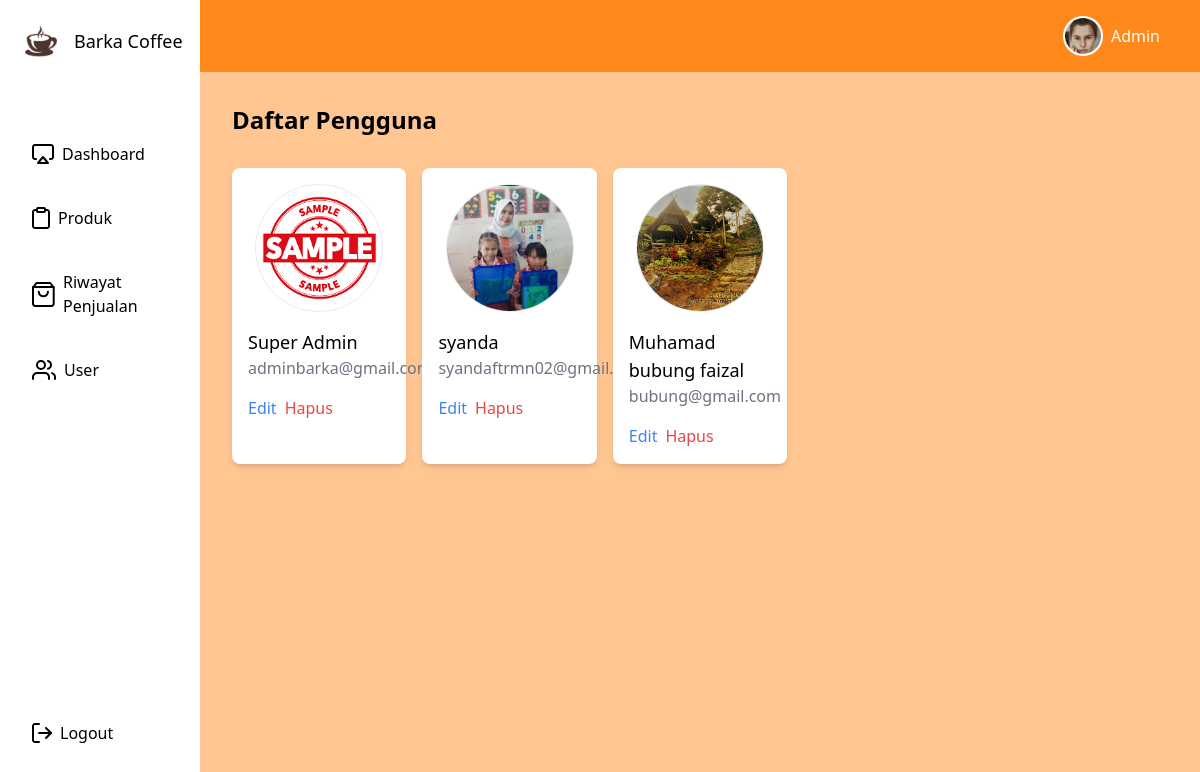
The app's page /index.php/main/users, older data.
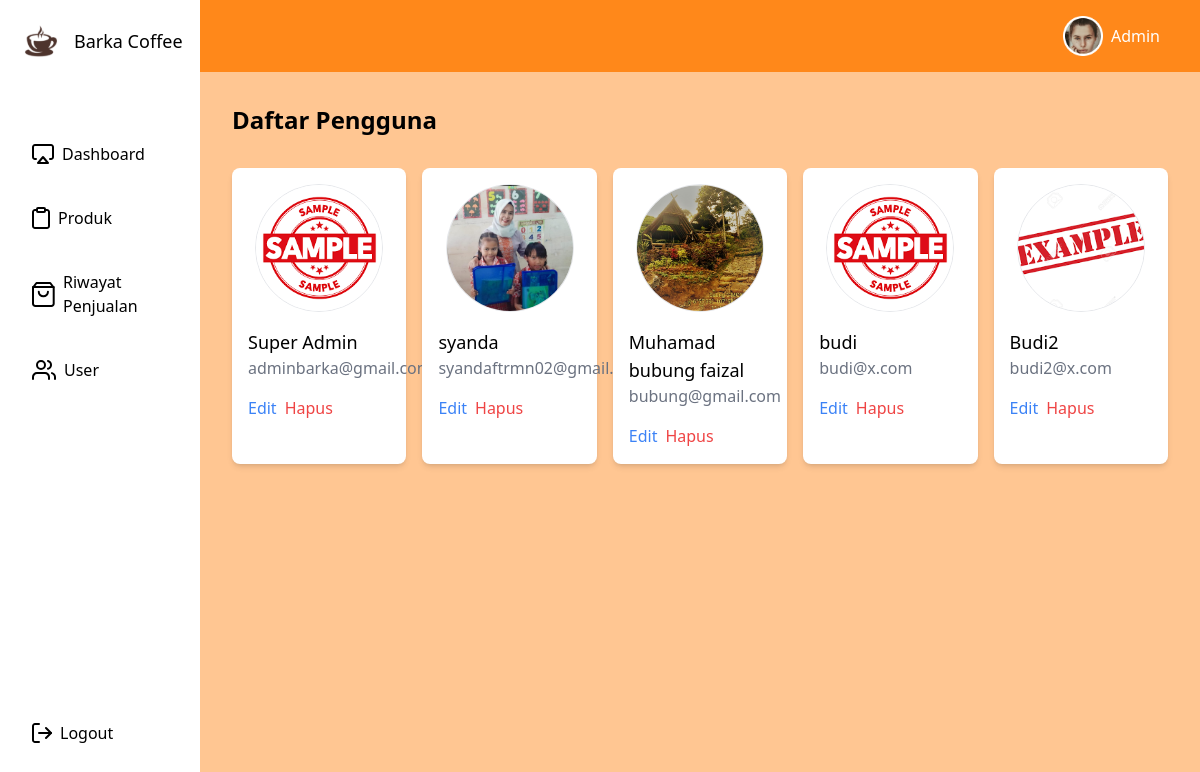
The same page, newer data.
### tables this page shows
CREATE TABLE `pengguna` (
  `id_pengguna` int(11) NOT NULL,
  `nama` varchar(30) NOT NULL,
  `email` varchar(30) NOT NULL,
  `no_wa` text NOT NULL,
  `password` varchar(150) NOT NULL,
  `foto` varchar(150) NOT NULL,
  `role` enum('admin','user') NOT NULL
);

### application/controllers/Main.php (called while the page is built, shortened)
<?php
class Main extends CI_Controller {
    public function __construct()
	{
		$this->load->model('Main_Model','MainModel');
	}
    public function users()
	{
		$data['pengguna'] = $this->MainModel->getUsers()->result();
		$this->load->view('admin/user-list/index', $data);
	}
}

### index.php (called while the page is built, shortened)
<?php
require_once BASEPATH.'core/CodeIgniter.php';

### application/models/Main_Model.php (called while the page is built, shortened)
<?php
 class Main_Model extends CI_Model
 {
 	public function getUsers()
 	{
 		return $this->db->query("SELECT * FROM pengguna");
 	}
 }
?>

### application/views/admin/user-list/index.php (the view, shortened to what this page needs)
<?php $this->load->view('templates/admin/header'); ?>
<div class="flex h-screen">
	<?php $this->load->view('templates/admin/sidebar'); ?>
	<div class="flex-1 bg-secondary">
		<?php $this->load->view('templates/admin/navbar'); ?>
		<section class="container mx-auto p-8">
			<h1 class="text-2xl font-bold">Daftar Pengguna</h1>
			<div class="grid grid-cols-5 gap-4 mt-8">
				<?php foreach ($pengguna as $row): ?>
				<div class="bg-white rounded-lg shadow-md p-4">
                    <div class="flex justify-center">
                        <img src="<?= base_url() ?>/assets/images/user/<?= $row->foto ?>" alt=""
						class="rounded-full w-32 h-32 border object-cover">
                    </div>
					<div class="mt-4">
						<h3 class="text-lg font-medium"><?= $row->nama ?></h3>
						<p class="text-gray-500"><?= $row->email ?></p>
					</div>
					<div class="mt-4 flex space-x-2">
						<a href="<?= base_url('user/edit/') ?><?= $row->id_pengguna ?>"
							class="text-blue-500">Edit</a>
						<a href="<?= base_url('main/deletePengguna/') ?><?= $row->id_pengguna ?>"
							class="text-red-500">Hapus</a>
					</div>
				</div>
				<?php endforeach; ?>
			</div>
		</section>
	</div>
</div>
<?php $this->load->view('templates/admin/footer'); ?>

### application/views/templates/admin/header.php (shortened to what this page needs)
<!DOCTYPE html>
<html lang="en">
<head>
    <script src="https://cdn.tailwindcss.com"></script>
</head>
<body>

### application/views/templates/admin/sidebar.php
<aside class="bg-white w-1/6 h-full fixed">
    <div class="p-4 h-full">
        <div class="text-black font-medium text-lg flex items-center space-x-2">
            <img src="<?= base_url(); ?>/assets/images/logo.svg" width="50" height="50" alt="" />
            <span>Barka Coffee</span>
        </div>
        <div class="flex flex-col justify-between h-[90%]">
            <ul class="space-y-4 mt-16">
                <li>
                    <a href="<?= base_url(); ?>admin"
                        class="block py-3 px-4 hover:bg-secondary rounded flex space-x-2 items-center">
                        <img src="<?= base_url(); ?>/assets/images/dashboard-icon.svg" className="w-[18px] h-[18px]"
                            alt="">
                        <span>Dashboard</span>
                    </a>
                </li>
                <li>
                    <a href="<?= base_url(); ?>produk"
                        class="block py-3 px-4 hover:bg-secondary rounded flex space-x-2 items-center">
                        <img src="<?= base_url(); ?>/assets/images/produk-icon.svg" className="w-[18px] h-[18px]"
                            alt="">
                        <span>Produk</span>
                    </a>
                </li>
                <li>
                    <a href="<?= base_url(); ?>penjualan" class="block py-3 px-4 hover:bg-secondary rounded flex space-x-2 items-center">
                        <img src="<?= base_url(); ?>/assets/images/penjualan-icon.svg" className="w-[18px] h-[18px]"
                            alt="">
                        <span>Riwayat Penjualan</span>
                    </a>
                </li>
                <li>
                    <a href="<?= base_url(); ?>user"
                        class="block py-3 px-4 hover:bg-secondary rounded flex space-x-2 items-center">
                        <img src="<?= base_url(); ?>/assets/images/user-icon.svg" className="w-[18px] h-[18px]" alt="">
                        <span>User</span>
                    </a>
                </li>
            </ul>
            <a href="<?= base_url('main/logout') ?>"
                class="block py-3 px-4 hover:bg-secondary rounded flex space-x-2 items-center">
                <img src="<?= base_url(); ?>/assets/images/logout-icon.svg" className="w-[18px] h-[18px]" alt="">
                <span>Logout</span>
            </a>
        </div>
    </div>
</aside>

### application/views/templates/admin/navbar.php
<nav class="flex justify-end items-center bg-primary py-4 px-10">
	<div class="mr-2">
		<img src="<?= base_url(); ?>/assets/images/user-profile.png" alt="Account Icon" class="w-10 h-10">
	</div>
	<div>
		<p class="text-white">Admin</p>
	</div>
</nav>

### application/views/templates/admin/footer.php (shortened to what this page needs)
</body>
</html>

Row changes from the older to the newer data that the page shows:
added pengguna: foto (picture), nama "budi", email "budi@x.com"
added pengguna: foto (picture), nama "Budi2", email "budi2@x.com"
